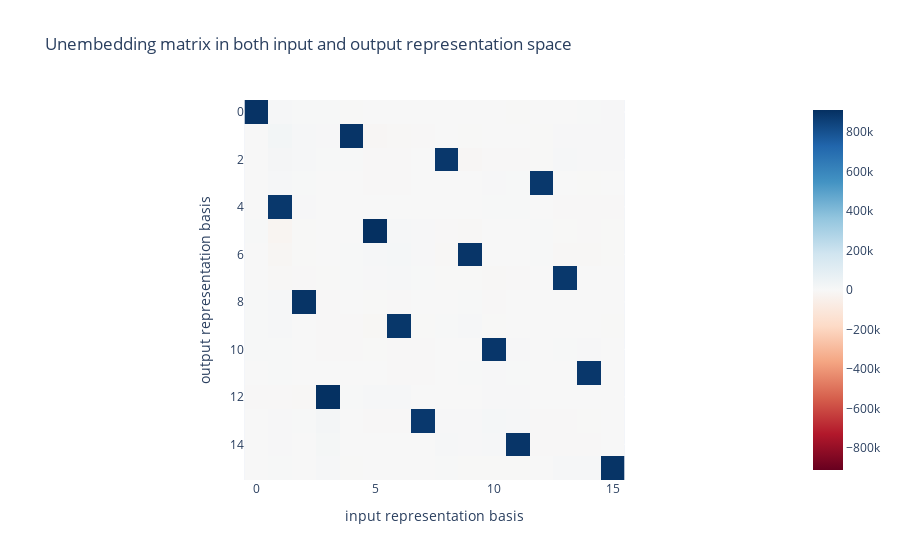

This figure's notebook cell:
### Markdown cell above
# Logit Computation

### Code cell
# evidence: 
rep_name = 'standard'
W_U = model.W_U
rep = group.irreps[rep_name].rep.reshape(group.order, -1)
W_U_rep = hidden_to_reps_proj[rep_name] @ W_U @ rep [group.inverses]
print(W_U_rep.shape)
imshow(W_U_rep, title='Unembedding matrix in both input and output representation space', input2='input representation basis', input1='output representation basis', save=f'{save_dir}/unembedding_matrix_in_rep_basis.png')

real_linear_map = W_U_rep > 1e5
sim = F.cosine_similarity(W_U_rep.flatten(), real_linear_map.flatten(), dim=0)
print(f'Cosine similarity between unembedding matrix and real linear map: {sim}')

### Figure 1 — Plotly figure (JSON) as saved in the notebook; plotly's stock layout.template omitted (floating-point values rounded to 4 significant figures; data arrays with more than 128 entries replaced by an {"elided": "..."} marker saying what was removed)
{"data": [{"coloraxis": "coloraxis", "hovertemplate": "input representation basis: %{x}<br>output representation basis: %{y}<br>color: %{z}<extra></extra>", "name": "0", "type": "heatmap", "xaxis": "x", "yaxis": "y", "z": {"elided": "16x16 float values"}}], "layout": {"coloraxis": {"cmid": 0, "colorscale": [[0, "rgb(103,0,31)"], [0.1, "rgb(178,24,43)"], [0.2, "rgb(214,96,77)"], [0.3, "rgb(244,165,130)"], [0.4, "rgb(253,219,199)"], [0.5, "rgb(247,247,247)"], [0.6, "rgb(209,229,240)"], [0.7, "rgb(146,197,222)"], [0.8, "rgb(67,147,195)"], [0.9, "rgb(33,102,172)"], [1, "rgb(5,48,97)"]]}, "title": {"text": "Unembedding matrix in both input and output representation space"}, "xaxis": {"anchor": "y", "constrain": "domain", "domain": [0, 1], "scaleanchor": "y", "title": {"text": "input representation basis"}}, "yaxis": {"anchor": "x", "autorange": "reversed", "constrain": "domain", "domain": [0, 1], "title": {"text": "output representation basis"}}}}
